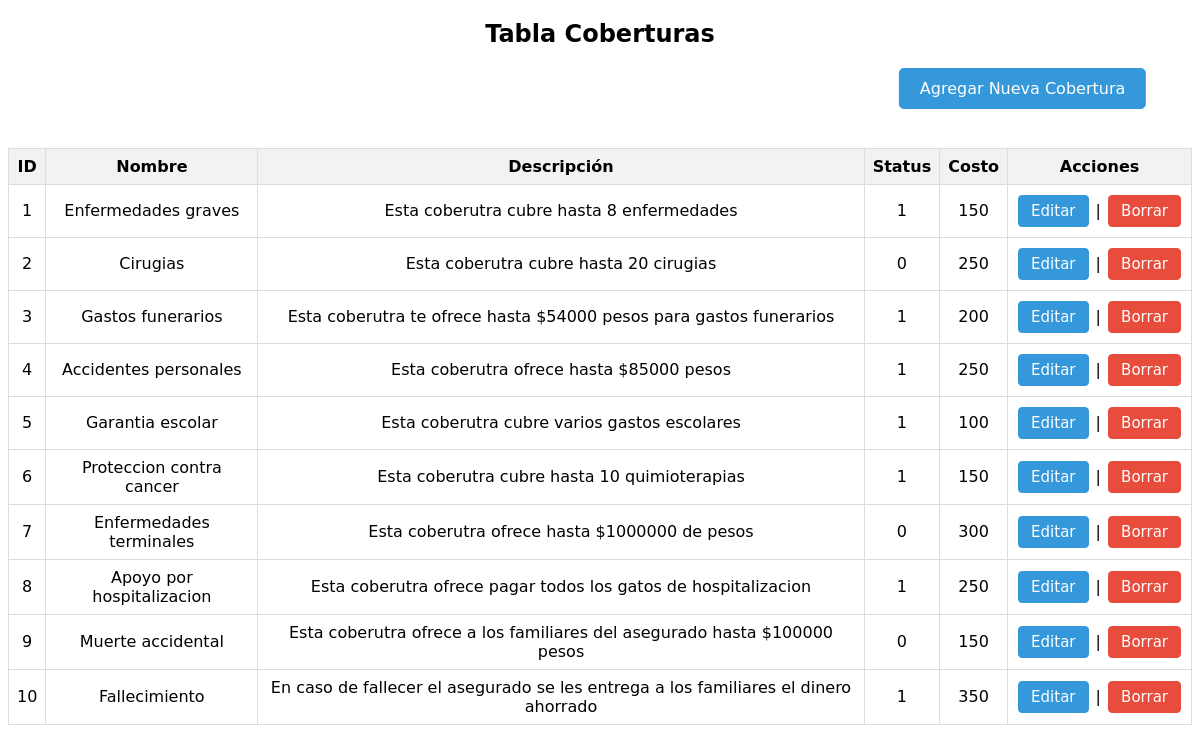
Page /ProyectoMetlife/Coberturas.php on the committed database.
### tables this page shows
create table coberturas(
	id int not null auto_increment,
	nombre varchar(50) unique,
	descripcion varchar(100),
	status boolean,
	costo float not null,
	created_at datetime,
	updated_at datetime null,
	deleted_at datetime null,
	primary key(id)
);

### ProyectoMetlife/Coberturas.php (the view, shortened to what this page needs)
<?php
include 'conexion.php';
?>
<!DOCTYPE html>
<html lang="en">
<head>
</head>
<body>
<?php
$sql = "SELECT * FROM coberturas";
$result = $conn->query($sql);
echo "<h2>Tabla Coberturas</h2>";
echo "<a href='agregar_cobertura.php' class='button-link'>Agregar Nueva Cobertura</a><br><br>";
echo "<table>
<tr>
<th>ID</th>
<th>Nombre</th>
<th>Descripción</th>
<th>Status</th>
<th>Costo</th>
<th>Acciones</th>
</tr>";
while ($row = $result->fetch_assoc()) {
    echo "<tr>
    <td>{$row['id']}</td>
    <td>{$row['nombre']}</td>
    <td>{$row['descripcion']}</td>
    <td>{$row['status']}</td>
    <td>{$row['costo']}</td>
    <td class='actions'>
        <a class='edit-btn' href='editar_cobertura.php?id={$row['id']}'>Editar</a>
        |
        <form method='post' action='borrar_cobertura.php' style='display:inline;'>
            <input type='hidden' name='id' value='{$row['id']}'>
            <input class='delete-btn' type='submit' value='Borrar' onclick='return confirm(\"¿Estás seguro de borrar esta cobertura?\")'>
        </form>
    </td>
    </tr>";
}
echo "</table>";
?>
</body>
</html>

### ProyectoMetlife/Coberturas.php (style rules this page uses)
body { font-family: "DejaVu Sans"; }
table { width: 100%; border-collapse: collapse; margin-top: 20px; }
th, td { border: 1px solid #dddddd; text-align: center; padding: 8px; }
th { background-color: #f2f2f2; }
.actions { white-space: nowrap; width: 1%; }
.edit-btn { display: inline-block; padding: 6px 12px; margin: 2px; font-family: "DejaVu Sans"; text-decoration: none; background-color: #3498db; color: #ffffff; border: 1px solid #3498db; border-radius: 4px; cursor: pointer; font-size: 15px; }
.delete-btn { background-color: #e74c3c; border: 1px solid #e74c3c; font-family: "DejaVu Sans"; display: inline-block; padding: 6px 12px; margin: 2px; text-decoration: none; color: #ffffff; border-radius: 4px; font-size: 15px; }
h2 { text-align: center; }
.button-link { display: inline-block; padding: 10px 20px; font-size: 16px; text-align: center; text-decoration: none; background-color: #3498db; color: white; border: 1px solid #3498db; border-radius: 5px; cursor: pointer; transition: background-color 0.3s ease; transform: translate(360%, 0%); }

### rows in the picture
coberturas: id "1", nombre "Enfermedades graves", descripcion "Esta coberutra cubre hasta 8 enfermedades", status "1", costo "150"
coberturas: id "2", nombre "Cirugias", descripcion "Esta coberutra cubre hasta 20 cirugias", status "0", costo "250"
coberturas: id "3", nombre "Gastos funerarios", descripcion "Esta coberutra te ofrece hasta $54000 pesos para gastos funerarios", status "1", costo "200"
coberturas: id "4", nombre "Accidentes personales", descripcion "Esta coberutra ofrece hasta $85000 pesos", status "1", costo "250"
coberturas: id "5", nombre "Garantia escolar", descripcion "Esta coberutra cubre varios gastos escolares", status "1", costo "100"
coberturas: id "6", nombre "Proteccion contra cancer", descripcion "Esta coberutra cubre hasta 10 quimioterapias", status "1", costo "150"
coberturas: id "7", nombre "Enfermedades terminales", descripcion "Esta coberutra ofrece hasta $1000000 de pesos", status "0", costo "300"
coberturas: id "8", nombre "Apoyo por hospitalizacion", descripcion "Esta coberutra ofrece pagar todos los gatos de hospitalizacion", status "1", costo "250"
coberturas: id "9", nombre "Muerte accidental", descripcion "Esta coberutra ofrece a los familiares del asegurado hasta $100000 pesos", status "0", costo "150"
coberturas: id "10", nombre "Fallecimiento", descripcion "En caso de fallecer el asegurado se les entrega a los familiares el dinero ahorrado", status "1", costo "350"
